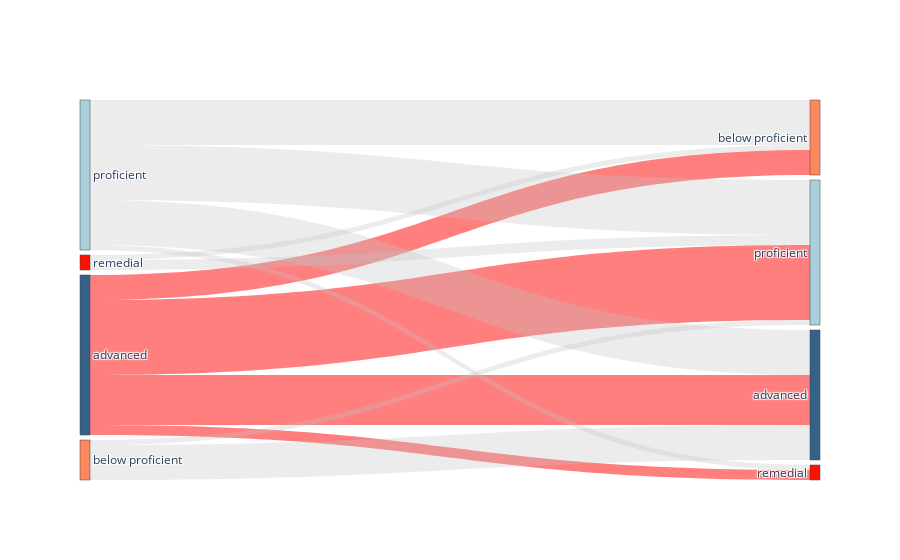

The code cell stored with this chart in its notebook:
### Markdown cell above
### Crown Heights 5th graders Sankey

### Code cell
sankey_frame = crownheights_df[crownheights_df["Grade Level"] == 5].groupby(["BOY Proficiency Level","EOY Proficiency Level"]).describe().reset_index()
sankey_frame.columns = [' '.join(col).strip() for col in sankey_frame.columns.values]
sankey_frame

source_sankey = []
for item in sankey_frame["BOY Proficiency Level"]:
    if item == "remedial":
        source_sankey.append(0)
    if item == "below proficient":
        source_sankey.append(1)
    if item == "proficient":
        source_sankey.append(2)
    if item == "advanced":
        source_sankey.append(3)

target_sankey = []
for item in sankey_frame["EOY Proficiency Level"]:
    if item == "remedial":
        target_sankey.append(4)
    if item == "below proficient":
        target_sankey.append(5)
    if item == "proficient":
        target_sankey.append(6)
    if item == "advanced":
        target_sankey.append(7)


label = ["remedial", "below proficient", "proficient", "advanced",
        "remedial", "below proficient", "proficient", "advanced",]
c = ["#fe1100","#fe875d","#aacfdd","#356288",
        "#fe1100","#fe875d","#aacfdd","#356288"]
link_colors = []
for n in source_sankey:
    if n == 3:
        link_colors.append('rgba(255,0,0,0.5)')
    else:link_colors.append('rgba(192,192,192,0.3)')
        
# data to dict, dict to sankey
link = dict(source = source_sankey,
            target = target_sankey,
            color = link_colors,
            value = list(sankey_frame["Student ID count"].values))
node = dict(label = label, pad=5, thickness=10,
           color =  c)
data = go.Sankey(link = link, node=node)
# plot
fig = go.Figure(data)
fig.show()

### Figure 1 — Plotly figure (JSON) as saved in the notebook; plotly's stock layout.template omitted (floating-point values rounded to 4 significant figures)
{"data": [{"link": {"color": ["rgba(255,0,0,0.5)", "rgba(255,0,0,0.5)", "rgba(255,0,0,0.5)", "rgba(255,0,0,0.5)", "rgba(192,192,192,0.3)", "rgba(192,192,192,0.3)", "rgba(192,192,192,0.3)", "rgba(192,192,192,0.3)", "rgba(192,192,192,0.3)", "rgba(192,192,192,0.3)", "rgba(192,192,192,0.3)", "rgba(192,192,192,0.3)"], "source": [3, 3, 3, 3, 1, 1, 2, 2, 2, 2, 0, 0], "target": [7, 5, 6, 4, 7, 6, 7, 5, 6, 4, 5, 6], "value": [10, 5, 15, 2, 7, 1, 9, 9, 11, 1, 1, 2]}, "node": {"color": ["#fe1100", "#fe875d", "#aacfdd", "#356288", "#fe1100", "#fe875d", "#aacfdd", "#356288"], "label": ["remedial", "below proficient", "proficient", "advanced", "remedial", "below proficient", "proficient", "advanced"], "pad": 5, "thickness": 10}, "type": "sankey"}], "layout": {}}
